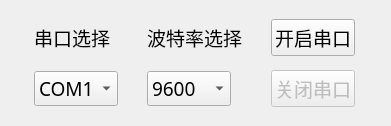
   <widget class="QWidget" name="gridLayoutWidget">
    <property name="geometry">
     <rect>
      <x>100</x>
      <y>40</y>
      <width>391</width>
      <height>126</height>
     </rect>
    </property>
    <layout class="QGridLayout" name="gridLayout">
     <item row="0" column="0">
      <widget class="QLabel" name="label_1">
       <property name="enabled">
        <bool>true</bool>
       </property>
       <property name="sizePolicy">
        <sizepolicy hsizetype="Fixed" vsizetype="Fixed">
         <horstretch>0</horstretch>
         <verstretch>0</verstretch>
        </sizepolicy>
       </property>
       <property name="font">
        <font>
         <family>微软雅黑</family>
         <pointsize>14</pointsize>
         <weight>50</weight>
         <italic>false</italic>
         <bold>false</bold>
        </font>
       </property>
       <property name="text">
        <string>串口选择</string>
       </property>
       <property name="textFormat">
        <enum>Qt::AutoText</enum>
       </property>
       <property name="scaledContents">
        <bool>false</bool>
       </property>
       <property name="alignment">
        <set>Qt::AlignLeading|Qt::AlignLeft|Qt::AlignTop</set>
       </property>
       <property name="wordWrap">
        <bool>false</bool>
       </property>
       <property name="openExternalLinks">
        <bool>false</bool>
       </property>
       <property name="textInteractionFlags">
        <set>Qt::LinksAccessibleByMouse</set>
       </property>
      </widget>
     </item>
     <item row="0" column="1">
      <widget class="QLabel" name="label_3">
       <property name="enabled">
        <bool>true</bool>
       </property>
       <property name="sizePolicy">
        <sizepolicy hsizetype="Fixed" vsizetype="Fixed">
         <horstretch>0</horstretch>
         <verstretch>0</verstretch>
        </sizepolicy>
       </property>
       <property name="font">
        <font>
         <family>微软雅黑</family>
         <pointsize>14</pointsize>
        </font>
       </property>
       <property name="text">
        <string>波特率选择</string>
       </property>
       <property name="textFormat">
        <enum>Qt::AutoText</enum>
       </property>
       <property name="scaledContents">
        <bool>false</bool>
       </property>
       <property name="alignment">
        <set>Qt::AlignLeading|Qt::AlignLeft|Qt::AlignTop</set>
       </property>
       <property name="wordWrap">
        <bool>false</bool>
       </property>
       <property name="openExternalLinks">
        <bool>false</bool>
       </property>
       <property name="textInteractionFlags">
        <set>Qt::LinksAccessibleByMouse</set>
       </property>
      </widget>
     </item>
     <item row="1" column="0">
      <widget class="QComboBox" name="port_Box">
       <property name="sizePolicy">
        <sizepolicy hsizetype="Fixed" vsizetype="Fixed">
         <horstretch>0</horstretch>
         <verstretch>0</verstretch>
        </sizepolicy>
       </property>
       <property name="font">
        <font>
         <family>微软雅黑</family>
         <pointsize>14</pointsize>
        </font>
       </property>
       <property name="currentText">
        <string>COM1</string>
       </property>
       <item>
        <property name="text">
         <string>COM1</string>
        </property>
       </item>
       <item>
        <property name="text">
         <string>COM2</string>
        </property>
       </item>
       <item>
        <property name="text">
         <string>COM3</string>
        </property>
       </item>
       <item>
        <property name="text">
         <string>COM4</string>
        </property>
       </item>
       <item>
        <property name="text">
         <string>COM5</string>
        </property>
       </item>
       <item>
        <property name="text">
         <string>COM6</string>
        </property>
       </item>
       <item>
        <property name="text">
         <string>COM7</string>
        </property>
       </item>
       <item>
        <property name="text">
         <string>COM8</string>
        </property>
       </item>
       <item>
        <property name="text">
         <string>COM9</string>
        </property>
       </item>
      </widget>
     </item>
     <item row="0" column="2">
      <widget class="QPushButton" name="open_Button">
       <property name="sizePolicy">
        <sizepolicy hsizetype="Fixed" vsizetype="Fixed">
         <horstretch>0</horstretch>
         <verstretch>0</verstretch>
        </sizepolicy>
       </property>
       <property name="font">
        <font>
         <family>微软雅黑</family>
         <pointsize>14</pointsize>
        </font>
       </property>
       <property name="text">
        <string>开启串口</string>
       </property>
      </widget>
     </item>
     <item row="1" column="1">
      <widget class="QComboBox" name="baudRate_Box">
       <property name="sizePolicy">
        <sizepolicy hsizetype="Fixed" vsizetype="Fixed">
         <horstretch>0</horstretch>
         <verstretch>0</verstretch>
        </sizepolicy>
       </property>
       <property name="font">
        <font>
         <family>微软雅黑</family>
         <pointsize>14</pointsize>
        </font>
       </property>
       <property name="currentText">
        <string>9600</string>
       </property>
       <item>
        <property name="text">
         <string>9600</string>
        </property>
       </item>
       <item>
        <property name="text">
         <string>19200</string>
        </property>
       </item>
       <item>
        <property name="text">
         <string>38400</string>
        </property>
       </item>
       <item>
        <property name="text">
         <string>57600</string>
        </property>
       </item>
      </widget>
     </item>
     <item row="1" column="2">
      <widget class="QPushButton" name="close_Button">
       <property name="enabled">
        <bool>false</bool>
       </property>
       <property name="sizePolicy">
        <sizepolicy hsizetype="Fixed" vsizetype="Fixed">
         <horstretch>0</horstretch>
         <verstretch>0</verstretch>
        </sizepolicy>
       </property>
       <property name="font">
        <font>
         <family>微软雅黑</family>
         <pointsize>14</pointsize>
         <weight>50</weight>
         <bold>false</bold>
        </font>
       </property>
       <property name="text">
        <string>关闭串口</string>
       </property>
      </widget>
     </item>
    </layout>
   </widget>
